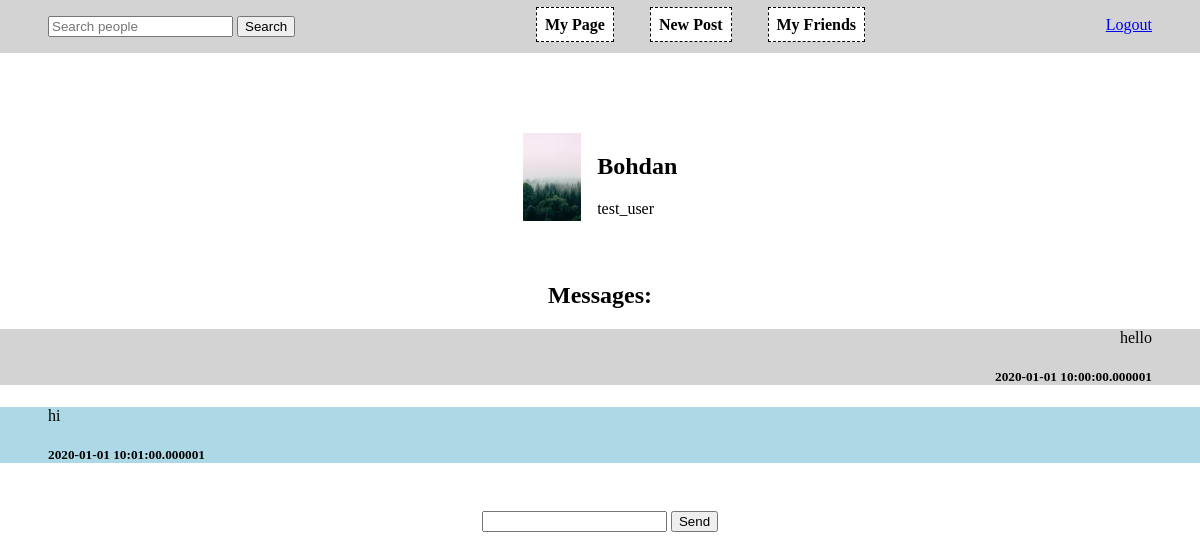
The page /chat/test_user (signed in) on the database its author committed.
### social_network/models.py (models this page shows, shortened)
class User(db.Model, UserMixin):
    id = db.Column(db.Integer, primary_key=True)
    username = db.Column(db.String(32), unique=True, nullable=False)
    password = db.Column(db.String(64), nullable=False)
    image_file = db.Column(db.String(32), nullable=False,
                           default="default_profile.jpg")
    name = db.Column(db.String(64), nullable=False)
    gender = db.Column(
        db.Boolean(), nullable=False)
    city = db.Column(db.String(32), nullable=False)
    born = db.Column(
        db.Integer)
    posts = db.relationship("Post", backref="author")
    friendship = db.relationship(
        "Friendship", foreign_keys='Friendship.user1_id', backref="friend")
    friendship = db.relationship(
        "Friendship", foreign_keys='Friendship.user2_id', backref="friend")
    def __repr__(self):
        return f"User('{self.username}', '{self.name}')"

class Message(db.Model):
    id = db.Column(db.Integer, primary_key=True)
    text = db.Column(db.String(128), nullable=False)
    date_created = db.Column(
        db.DateTime, nullable=False, default=datetime.utcnow)
    user1_id = db.Column(db.Integer, db.ForeignKey(
        'user.id'), nullable=False)
    user2_id = db.Column(db.Integer, db.ForeignKey(
        'user.id'), nullable=False)
    def __repr__(self):
        return f"Message: '{self.text}' from '{self.user1_id}' to '{self.user1_id}' on '{self.date_created}')"

### social_network/main/routes.py (the view, shortened to what this page needs)
@main.route("/chat/<username>", methods=["GET", "POST"])
@login_required
def chat(username):
    u = User.query.filter(User.username == username).first()
    print(u)
    if u is None:
        return redirect(url_for("main.profile"))
    m = Message.query.filter(
        or_(
            and_(Message.user1_id == u.id, Message.user2_id == current_user.id),
            and_(Message.user2_id == u.id, Message.user1_id == current_user.id)
        )
    ).order_by(Message.date_created.desc()).all()
    print(m)
    return render_template("main/chat_page.html", user=u, messages=reversed(m), my_id=current_user.id)

### social_network/models.py (called while the page is built)
@login_manager.user_loader
def load_user(user_id):
    return User.query.get(int(user_id))

### social_network/templates/main/chat_page.html
{% extends 'layout.html' %} {% block content %}
<section class="info">
    <img src="../../static/img/{{ user.image_file }}" style="height: 5.5em;">
    <div class="infofiels">
        <h1>{{user.name}}</h1>
        <p>{{user.username}}</p>
    </div>
</section>
<section class="posts">
    <h1>Messages: </h1>
    {% for m in messages %}
    <div style="text-align: {% if m.user1_id == my_id %} right; background-color: lightgray;{% else %} left; background-color: lightblue; {% endif %} padding: 0 3em;">
        <p>{{ m.text }}</p>
        <h5>{{ m.date_created }}</h5>
    </div>
    {% endfor %}
</section>
<section>
    <form method="post">
        <input type="text" name="message" required>
        <input type="submit" value="Send">
    </form>
</section>
{% endblock content %}

### social_network/static/main.css (style rules this page uses)
body { margin: 0; padding: 0; }
.info { display: flex; justify-content: center; }
.infofiels { padding-left: 1em; text-align: left; }
.posts { margin-top: 3em; text-align: center; }
form { text-align: center; }
section { margin: 3em 0; text-align: center; }

### rows shown on the page
User: image_file (picture), name "Bohdan", username "test_user"
Message: text "hello", date_created "2020-01-01 10:00:00.000001"
Message: text "hi", date_created "2020-01-01 10:01:00.000001"
